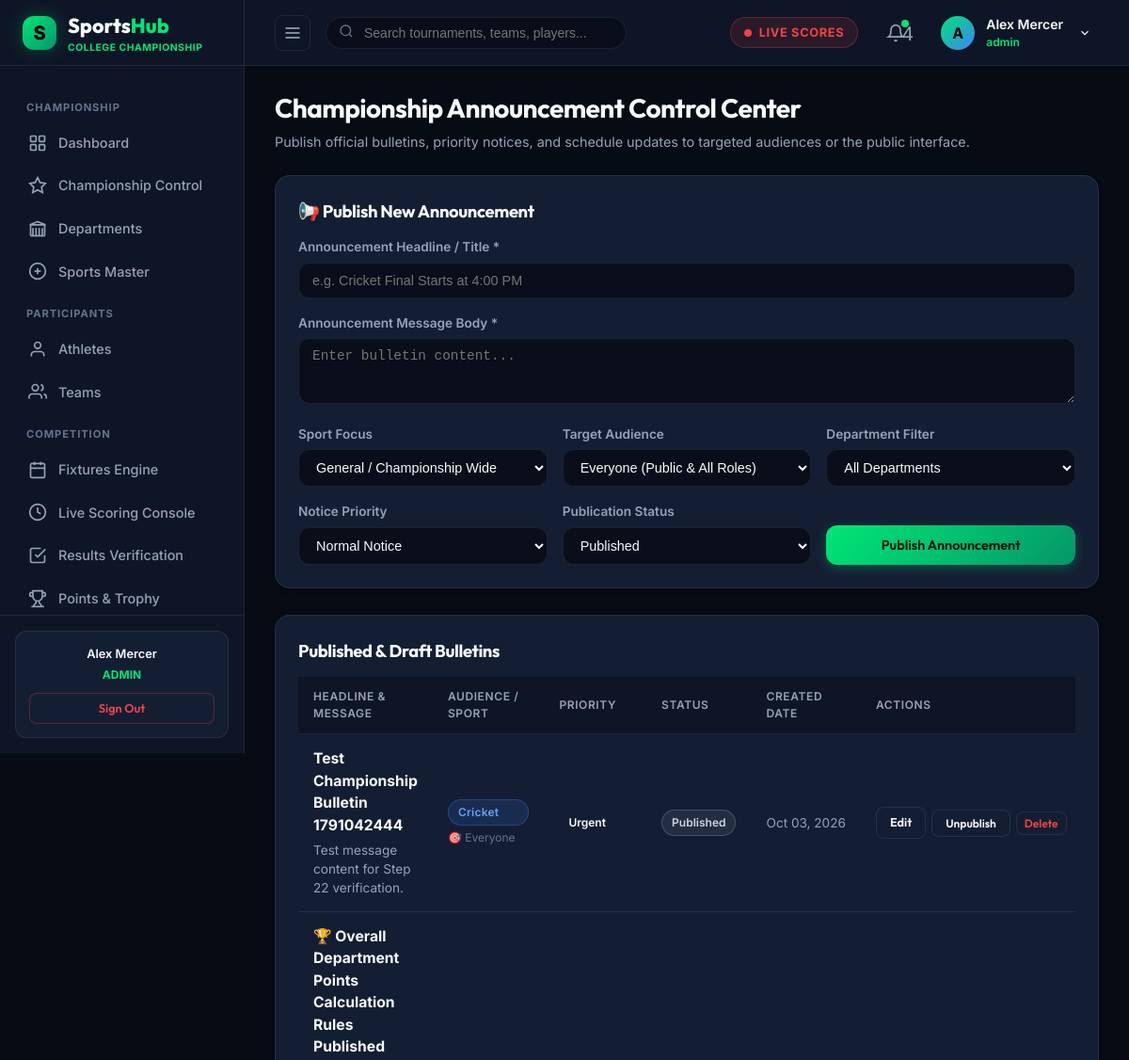
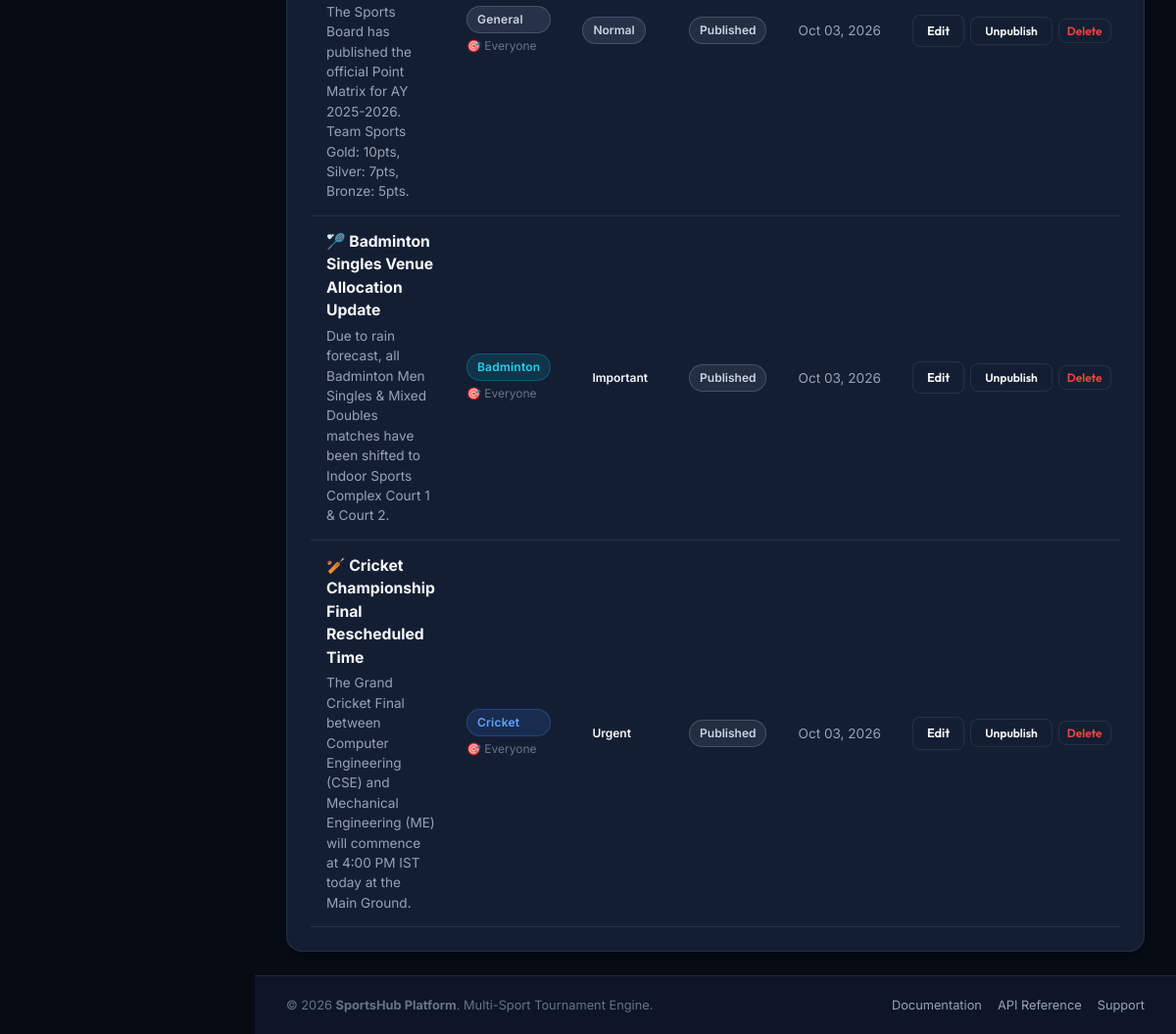
The page /admin/announcements.php (signed in) on the database its author committed (2 pictures, top to bottom).
### tables this page shows
CREATE TABLE `users` (
  `id` int(10) unsigned NOT NULL AUTO_INCREMENT,
  `name` varchar(100) NOT NULL,
  `email` varchar(150) NOT NULL,
  `password` varchar(255) NOT NULL,
  `role` enum('admin','organizer','scorer','official','team_manager','player') NOT NULL DEFAULT 'player',
  `profile_image` varchar(255) DEFAULT 'assets/images/default-avatar.png',
  `status` tinyint(1) DEFAULT 1,
  `created_at` datetime DEFAULT current_timestamp(),
  `updated_at` datetime DEFAULT current_timestamp() ON UPDATE current_timestamp(),
  PRIMARY KEY (`id`),
  UNIQUE KEY `email` (`email`),
  KEY `idx_users_role` (`role`),
  KEY `idx_users_email` (`email`)
);

CREATE TABLE `announcements` (
  `id` int(11) NOT NULL AUTO_INCREMENT,
  `title` varchar(255) NOT NULL,
  `message` text NOT NULL,
  `sport` varchar(100) DEFAULT 'General',
  `target_audience` varchar(50) DEFAULT 'Everyone',
  `department` varchar(100) DEFAULT NULL,
  `priority` enum('Normal','Important','Urgent') DEFAULT 'Normal',
  `status` varchar(50) DEFAULT 'Published',
  `publish_date` datetime DEFAULT NULL,
  `created_at` datetime DEFAULT current_timestamp(),
  PRIMARY KEY (`id`)
);

### admin/announcements.php (the view, shortened to what the rows shown need)
<?php
require_once __DIR__ . '/../includes/config.php';
require_once __DIR__ . '/../includes/database.php';
require_once __DIR__ . '/../includes/auth.php';
$editAnnouncement = null;
$announcements = fetchAll("SELECT * FROM announcements ORDER BY id DESC");
include_once __DIR__ . '/../includes/header.php';
?>
<div class="dashboard-header">
  <div class="dashboard-title-group">
    <h1>Championship Announcement Control Center</h1>
  </div>
</div>
<div class="card" style="margin-bottom: 28px;">
  <div class="section-header" style="margin-bottom: 14px; display: flex; justify-content: space-between; align-items: center;">
    <h2>📢 <?php echo $editAnnouncement ? 'Edit Announcement #' . $editAnnouncement['id'] : 'Publish New Announcement'; ?></h2>
  </div>
</div>
<div class="card">
  <div class="section-header" style="margin-bottom: 14px;">
    <h2>Published & Draft Bulletins</h2>
  </div>
  <div class="table-responsive">
    <table class="sports-table">
      <thead>
        <tr>
          <th>Headline & Message</th>
          <th>Audience / Sport</th>
          <th>Priority</th>
          <th>Status</th>
          <th>Created Date</th>
          <th>Actions</th>
        </tr>
      </thead>
      <tbody>
        <?php if (empty($announcements)): ?>
          <tr>
            <td colspan="6" style="text-align: center; color: var(--text-muted); padding: 30px;">
              No announcements available. Create your first bulletin above.
            </td>
          </tr>
        <?php else: ?>
          <?php foreach ($announcements as $ann): ?>
            <tr>
              <td>
                <strong style="color: var(--text-main); font-size: 0.98rem; display: block; margin-bottom: 4px;">
                  <?php echo htmlspecialchars($ann['title']); ?>
                </strong>
                <div style="font-size: 0.85rem; color: var(--text-muted); line-height: 1.5;">
                  <?php echo htmlspecialchars($ann['message']); ?>
                </div>
              </td>
              <td>
                <div style="display: flex; flex-direction: column; gap: 4px;">
                  <?php echo getSportBadge($ann['sport']); ?>
                  <span style="font-size: 0.75rem; color: var(--text-dim);">🎯 <?php echo htmlspecialchars($ann['target_audience'] ?? 'Everyone'); ?></span>
                </div>
              </td>
              <td>
                <?php
                  $pClass = 'badge-generic';
                  if ($ann['priority'] === 'Urgent') $pClass = 'badge-danger';
                  elseif ($ann['priority'] === 'Important') $pClass = 'badge-warning';
                ?>
                <span class="status-badge <?php echo $pClass; ?>"><?php echo htmlspecialchars($ann['priority']); ?></span>
              </td>
              <td>
                <?php
                  $sClass = ($ann['status'] === 'Published') ? 'badge-completed' : 'badge-generic';
                ?>
                <span class="status-badge <?php echo $sClass; ?>"><?php echo htmlspecialchars($ann['status']); ?></span>
              </td>
              <td style="font-size: 0.85rem; color: var(--text-muted); white-space: nowrap;">
                <?php echo date('M d, Y', strtotime($ann['created_at'] ?? 'now')); ?>
              </td>
              <td>
                <div style="display: flex; gap: 6px; align-items: center;">
                  <a href="admin/announcements.php?edit_id=<?php echo $ann['id']; ?>" class="btn btn-secondary btn-sm">Edit</a>
                  <form action="" method="POST" style="display:inline;">
                    <button type="submit" class="btn btn-secondary btn-sm" style="font-size: 0.75rem;">
                      <?php echo ($ann['status'] === 'Published') ? 'Unpublish' : 'Publish'; ?>
                    </button>
                  </form>
                  <form action="" method="POST" style="display:inline;" onsubmit="return confirm('Are you sure you want to delete this announcement?');">
                    <button type="submit" class="btn btn-secondary btn-sm" style="color: var(--accent-red); padding: 4px 8px; font-size: 0.75rem;">
                      Delete
                    </button>
                  </form>
                </div>
              </td>
            </tr>
          <?php endforeach; ?>
        <?php endif; ?>
      </tbody>
    </table>
  </div>
</div>
<?php include_once __DIR__ . '/../includes/footer.php'; ?>

### includes/header.php (shortened to what the rows shown need)
<?php
require_once __DIR__ . '/config.php';
require_once __DIR__ . '/auth.php';
$currentUser = currentUser();
$userName = $currentUser['name'] ?? 'Alex Mercer';
?>
<!DOCTYPE html>
<html lang="en">
<head>
  <link rel="stylesheet" href="<?php echo BASE_URL; ?>/assets/css/style.css">
  <link rel="stylesheet" href="<?php echo BASE_URL; ?>/assets/css/dashboard.css">
  <link rel="stylesheet" href="<?php echo BASE_URL; ?>/assets/css/tournament.css">
</head>
<body>
<div class="app-layout">
  <?php include_once __DIR__ . '/sidebar.php'; ?>
  <div class="main-wrapper" id="mainWrapper">
    <header class="top-header">
      <div class="header-right">
        <div class="user-profile-wrapper" style="position:relative;">
          <div class="user-profile-menu" onclick="toggleUserDropdown()" id="userProfileBtn">
            <div class="user-avatar-placeholder" style="width:36px;height:36px;border-radius:50%;background:linear-gradient(135deg, #00e676, #3b82f6);display:flex;align-items:center;justify-content:center;font-weight:700;color:#000;">
              <?php echo strtoupper(substr($userName, 0, 1)); ?>
            </div>
            <div class="user-info">
              <span class="user-name"><?php echo htmlspecialchars($userName); ?></span>
              <span class="user-role" style="color:var(--accent-green); font-weight:600;"><?php echo htmlspecialchars($userRole); ?></span>
            </div>
            <svg width="14" height="14" viewBox="0 0 24 24" fill="none" stroke="currentColor" stroke-width="2" style="margin-left:4px;"><polyline points="6 9 12 15 18 9"/></svg>
          </div>
        </div>
      </div>
    </header>
    <main class="page-content">

### includes/sidebar.php (shortened to what the rows shown need)
<?php
require_once __DIR__ . '/auth.php';
$user = currentUser();
$userRole = strtolower($user['role'] ?? 'admin');
?>
<aside class="app-sidebar" id="appSidebar">
  <div class="sidebar-footer">
    <div class="quick-support-card">
      <p style="font-weight:600; color:var(--text-main); margin-bottom:4px;"><?php echo htmlspecialchars($user['name'] ?? 'User'); ?></p>
      <div style="font-size:0.75rem; color:var(--accent-green); text-transform:uppercase; font-weight:700; margin-bottom:10px;">
        <?php echo htmlspecialchars($userRole); ?>
      </div>
      <a href="<?php echo BASE_URL; ?>/auth/logout.php" class="btn btn-secondary btn-sm" style="width:100%; color:var(--accent-red); border-color:rgba(239,68,68,0.3);">
        Sign Out
      </a>
    </div>
  </div>
</aside>

### includes/config.php (shortened to what the rows shown need)
<?php
function getSportBadge($sportName) {
    $colors = [
        'Cricket'      => 'badge-cricket',
        'Football'     => 'badge-football',
        'Kabaddi'      => 'badge-kabaddi',
        'Basketball'   => 'badge-basketball',
        'Volleyball'   => 'badge-volleyball',
        'Badminton'    => 'badge-badminton',
        'Tennis'       => 'badge-tennis',
        'Table Tennis' => 'badge-table-tennis',
    ];
    $class = $colors[$sportName] ?? 'badge-generic';
    return "<span class=\"sport-badge {$class}\">" . htmlspecialchars($sportName) . "</span>";
}

### rows shown on the page
users: name "Alex Mercer", role "ADMIN", name "A", role "admin"
announcements: title "Test Championship Bulletin 1791042444", message "Test message content for Step 22 verification.", sport "Cricket", target_audience "Everyone", priority "Urgent", status "Published", created_at "Oct 03, 2026", shows "Unpublish"
announcements: title "🏆 Overall Department Points Calculation Rules Published", message "The Sports Board has published the official Point Matrix for AY 2025-2026. Team Sports Gold: 10pts, Silver: 7pts, Bronze: 5pts.", sport "General", target_audience "Everyone", priority "Normal", status "Published", created_at "Oct 03, 2026", shows "Unpublish"
announcements: title "🏸 Badminton Singles Venue Allocation Update", message "Due to rain forecast, all Badminton Men Singles & Mixed Doubles matches have been shifted to Indoor Sports Complex Court 1 & Court 2.", sport "Badminton", target_audience "Everyone", priority "Important", status "Published", created_at "Oct 03, 2026", shows "Unpublish"
announcements: title "🏏 Cricket Championship Final Rescheduled Time", message "The Grand Cricket Final between Computer Engineering (CSE) and Mechanical Engineering (ME) will commence at 4:00 PM IST today at the Main Ground.", sport "Cricket", target_audience "Everyone", priority "Urgent", status "Published", created_at "Oct 03, 2026", shows "Unpublish"

### other values the page prints
$initialUnread "4"
